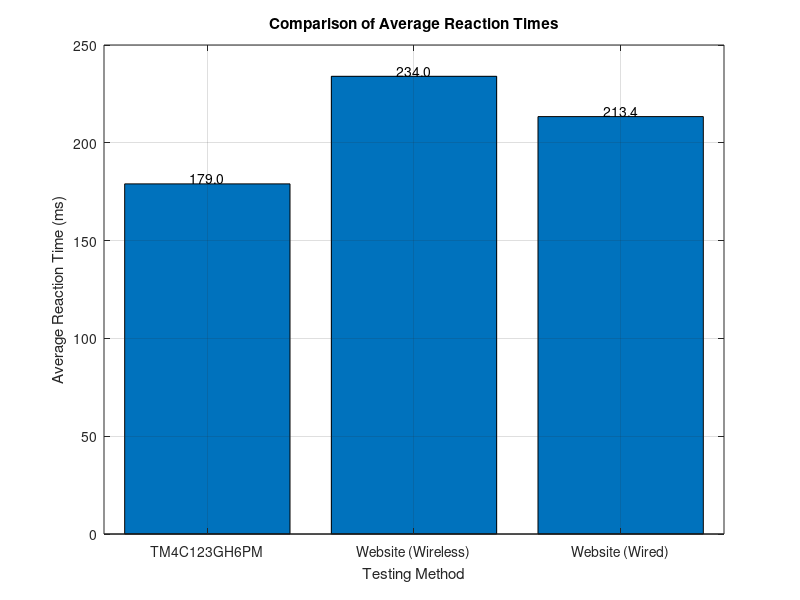

MATLAB code to generate this figure:
% Sample data
project_data = [202, 164, 179, 162, 188];  
wireless_mouse_data = [205, 209, 274, 245, 237];
wired_mouse_data = [204, 245, 191, 180, 247];

% Calculate means
means = [mean(project_data), mean(wireless_mouse_data), mean(wired_mouse_data)];

% Create figure with wider width to spread out labels
figure('Position', [100, 100, 900, 500]);

% Create bar graph
bar(means);

% Add some padding on x-axis to spread bars and labels
xlim([0.5 3.5]);

% Set x-tick labels with spacing
xticks(1:3);
xticklabels({'TM4C123GH6PM', 'Website (Wireless)', 'Website (Wired)'});

% Add axis labels and title
xlabel('Testing Method');
ylabel('Average Reaction Time (ms)');
title('Comparison of Average Reaction Times');

% Display values on top of each bar
text(1:length(means), means, num2str(means', '%.1f'),'HorizontalAlignment', 'center', 'VerticalAlignment', 'bottom');

% Add grid for readability
grid on;